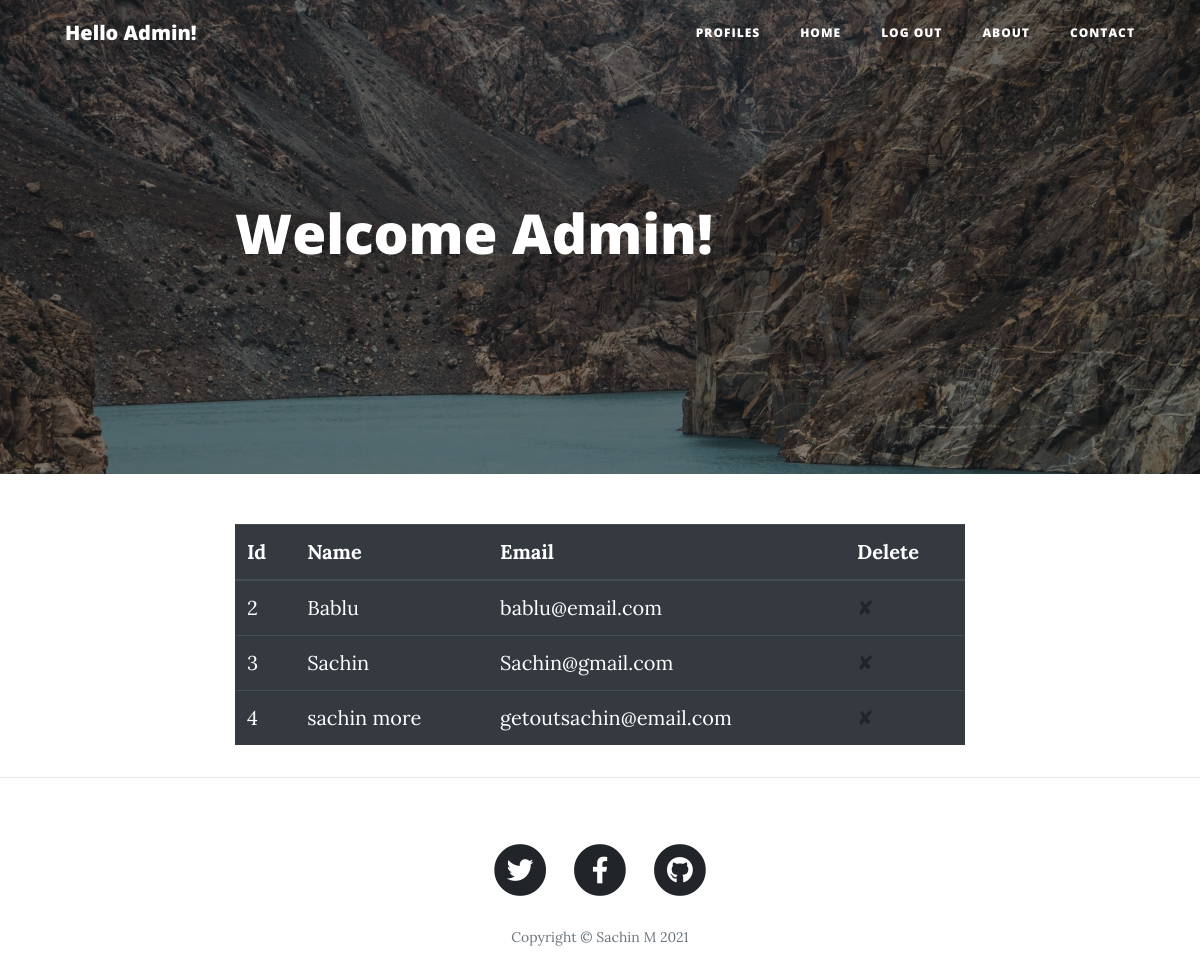
The app's page /user-profiles (signed in) with its own data.
### main.py (models this page shows)
class User(UserMixin, db.Model):
    __tablename__ = "user"
    id = db.Column(db.Integer, primary_key=True)
    email = db.Column(db.String(100), unique=True)
    password = db.Column(db.String(100))
    name = db.Column(db.String(1000))
    posts = relationship("BlogPost", back_populates="author")
    comments = relationship("Comment", back_populates="comment_author")

### main.py (the view)
@app.route('/user-profiles')
@admin_only
@login_required
def profiles():
    users = User.query.all()
    return render_template('admin-page.html', users=users)

### main.py (called while the page is built)
@login_manager.user_loader
def load_user(user_id):
    return User.query.get(int(user_id))

def admin_only(f):
    @wraps(f)
    def decorated_function(*args, **kwargs):
        if current_user.id != 1:
            return abort(403)
        return f(*args, **kwargs)
    return decorated_function

### templates/admin-page.html
{% include "header.html" %}
{% import "bootstrap/wtf.html" as wtf %}
<header class="masthead" style="background-image: url({{ url_for('static', filename='img/profile.jpg')}})">
    <div class="overlay"></div>
    <div class="container">
        <div class="row">
            <div class="col-lg-8 col-md-10 mx-auto">
                <div class="post-heading">
                    <h1>Welcome {{current_user.name}}!</h1>
                </div>
            </div>
        </div>
    </div>
</header>
<article>
    <div class="container">
        <div class="row">
            <div class="col-lg-8 col-md-10 mx-auto col-sm-12">
                <table class="table table-hover table-dark">
                <thead>
                <tr>
                    <th scope="col">Id</th>
                    <th scope="col">Name</th>
                    <th scope="col">Email</th>
                    <th scope="col">Delete</th>
                </tr>
                </thead>
                <tbody>
                {% for user in users[1:] %}
                <tr>
                        <td>{{user.id}}</td>
                        <td>{{user.name}}</td>
                        <td>{{user.email}}</td>
                    <td><a href="{{url_for('delete_user', user_id=user.id) }}">✘</a></td>
                </tr>
                {% endfor %}
                </tbody>
            </table>
            </div>
        </div>
    </div>
</article>
<hr>
{% include "footer.html" %}

### templates/header.html (shortened to what this page needs)
<!DOCTYPE html>
<html lang="en">
<head>
  <link href="{{ url_for('static', filename='vendor/bootstrap/css/bootstrap.min.css') }}" rel="stylesheet">
  <link href="{{ url_for('static', filename='vendor/fontawesome-free/css/all.min.css')}}" rel="stylesheet" type="text/css">
  <link href="{{ url_for('static', filename='css/clean-blog.min.css')}}" rel="stylesheet">
</head>
<body>
  <nav class="navbar navbar-expand-lg navbar-light fixed-top" id="mainNav">
    <div class="container">
      {% if not current_user.is_authenticated: %}
      <a class="navbar-brand" href="{{url_for('get_all_posts')}}">Sachin's Blog</a>
      {% else: %}
      <a class="navbar-brand" href="{{url_for('user_info', id=current_user.id, name=current_user.name)}}">
          Hello {{current_user.name}}!</a>
      {% endif %}
      <div class="collapse navbar-collapse" id="navbarResponsive">
        <ul class="navbar-nav ml-auto">
          {% if current_user.id == 1: %}
              <li class="nav-item">
                  <a class="nav-link" href="{{ url_for('profiles') }}">Profiles</a>
              </li>
          {% endif %}
          <li class="nav-item">
            <a class="nav-link" href="{{ url_for('get_all_posts') }}">Home</a>
          </li>
          {% if not current_user.is_authenticated: %}
          <li class="nav-item">
            <a class="nav-link" href="{{ url_for('login') }}">Login</a>
          </li>
          <li class="nav-item">
            <a class="nav-link" href="{{ url_for('register') }}">Register</a>
          </li>
          {% else: %}
          <li class="nav-item">
            <a class="nav-link" href="{{ url_for('logout') }}">Log Out</a>
          </li>
          {% endif %}
          <li class="nav-item">
            <a class="nav-link" href="{{ url_for('about') }}">About</a>
          </li>
          <li class="nav-item">
            <a class="nav-link" href="{{ url_for('contact') }}">Contact</a>
          </li>
        </ul>
      </div>
    </div>
  </nav>

### records on screen
User: name "Admin"
User: id "2", name "Bablu", email "bablu@email.com"
User: id "3", name "Sachin", email "Sachin@gmail.com"
User: id "4", name "sachin more", email "getoutsachin@email.com"
